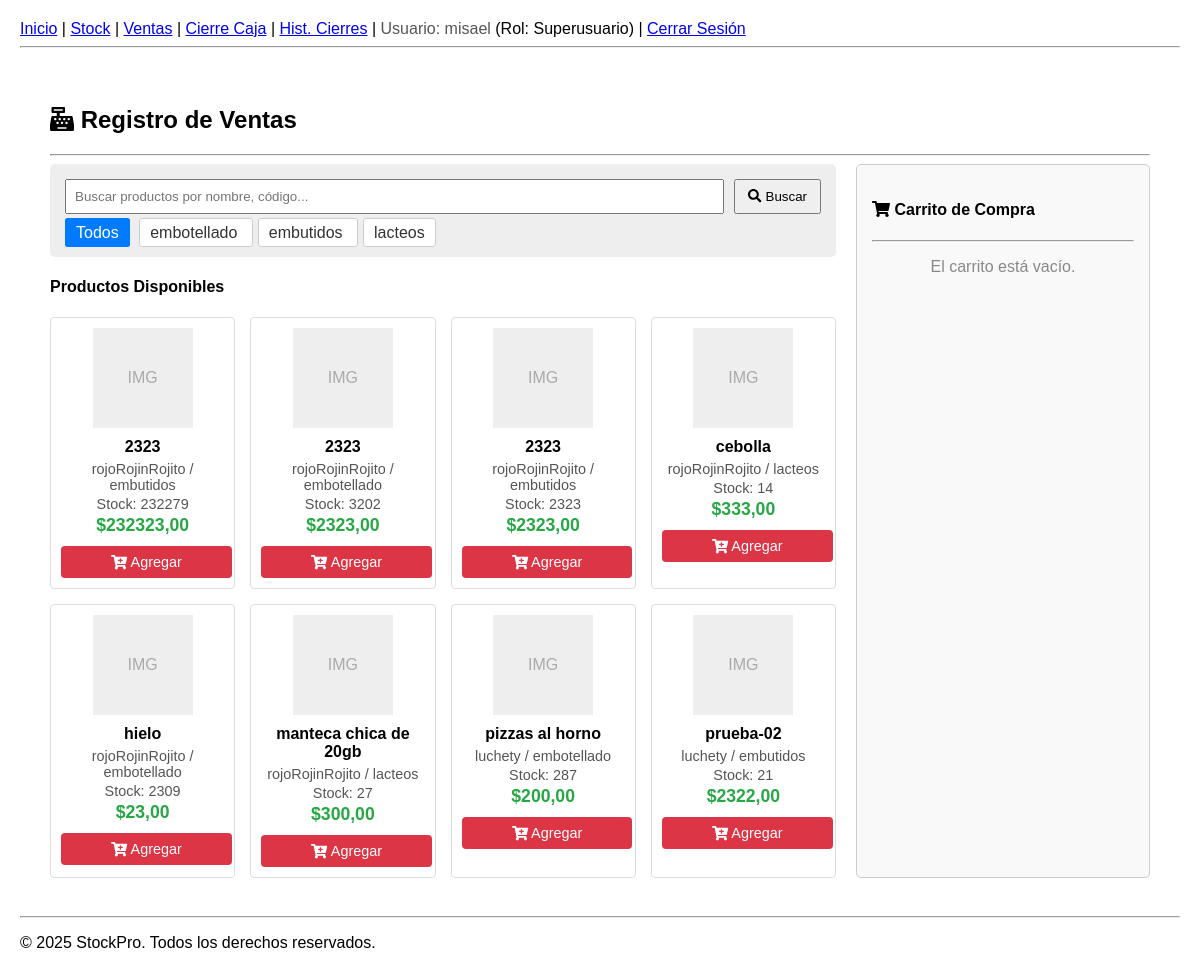
/sales/ (signed in), run on an earlier commit of the app's database.
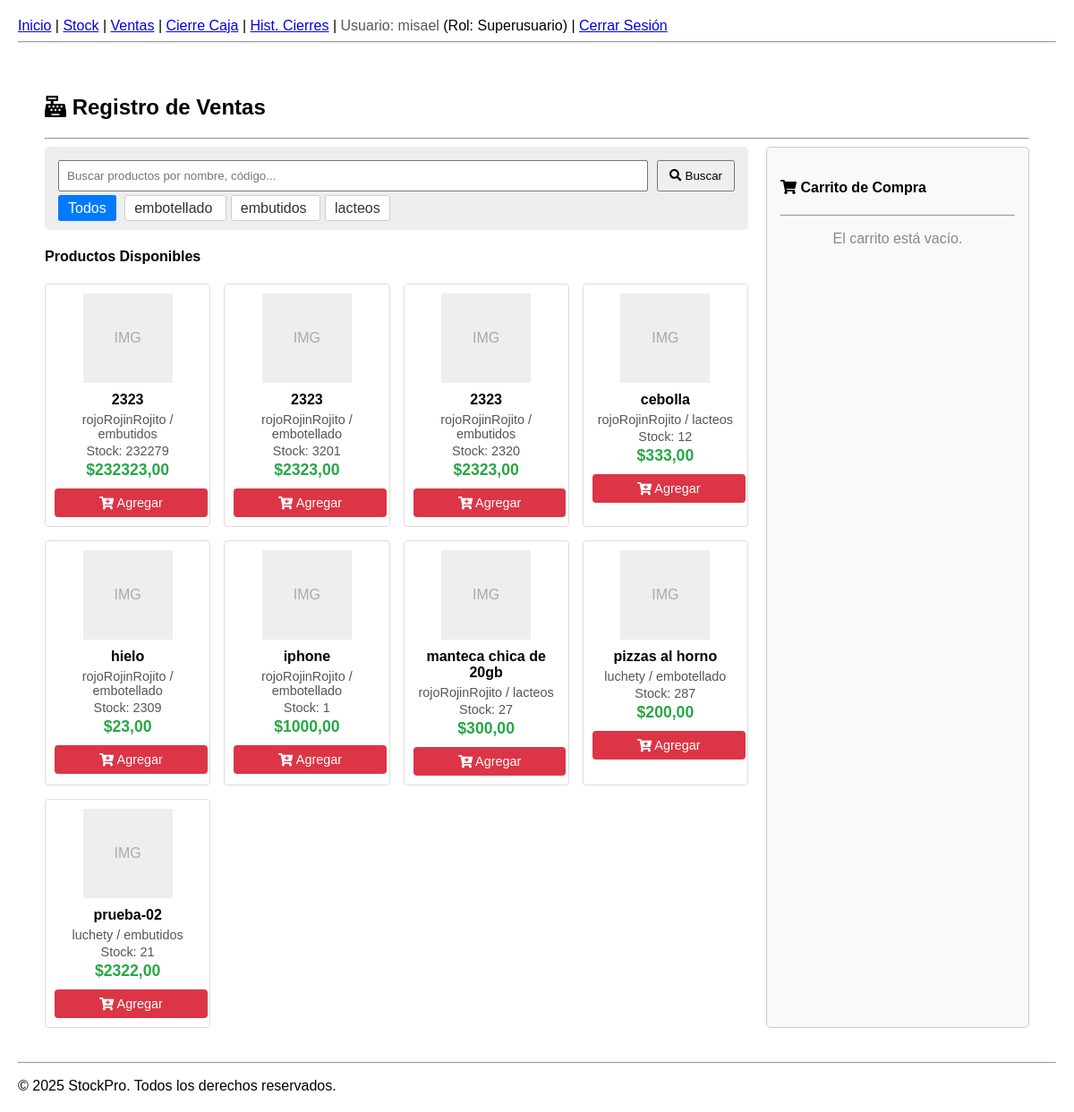
And on a later commit of the database.
### applications/stock/models.py (models this page shows, shortened)
class Category(models.Model):
    name = models.CharField(max_length=100, unique=True, verbose_name="Nombre Categoría")
    class Meta:
        verbose_name = "Categoría"
        verbose_name_plural = "Categorías"
        ordering = ['name']

class Product(models.Model):
    name = models.CharField(max_length=200, verbose_name="Nombre del Artículo")
    description = models.TextField(blank=True, null=True, verbose_name="Descripción")
    price = models.DecimalField(max_digits=10, decimal_places=2, verbose_name="Precio de Venta")
    brand = models.ForeignKey(Brand, on_delete=models.PROTECT, verbose_name="Marca/Fabricante")
    category = models.ForeignKey(Category, on_delete=models.PROTECT, verbose_name="Categoría")
    stock = models.IntegerField(default=0, verbose_name="Stock Actual") # Inicia en 0, se actualiza por remitos
    bar_code = models.CharField(max_length=50, unique=True, blank=True, null=True, verbose_name="Código de Barras")
    class Meta:
        verbose_name = "Producto"
        verbose_name_plural = "Productos"
        ordering = ['name']

class Brand(models.Model):
    name = models.CharField(max_length=100, unique=True, verbose_name="Nombre Marca/Fabricante")
    class Meta:
        verbose_name = "Marca"
        verbose_name_plural = "Marcas"
        ordering = ['name']

### applications/sales/views.py (the view, shortened to what this page needs)
# urls.py: path('', views.pos_view, name='pos_view'),
@login_required # Asegura que el usuario esté logueado para acceder a ventas
def pos_view(request):
    query = request.GET.get('q', '')
    category_id = request.GET.get('category', None)
    products = Product.objects.select_related('brand', 'category').filter(stock__gt=0) # Solo productos con stock
    if category_id:
        products = products.filter(category_id=category_id)
    categories = Category.objects.all() # Para los botones de filtro
    cart = get_cart(request)
    cart_total = calculate_cart_total(cart)
    cart_items_detailed = []
    product_ids_in_cart = [int(pid) for pid in cart.keys()] # Obtener IDs como enteros
    products_in_cart = Product.objects.in_bulk(product_ids_in_cart) # Consulta eficiente
    context = {
        'products': products.order_by('name'),
        'categories': categories,
        'cart_items': cart_items_detailed, # Usamos la lista detallada
        'cart_total': cart_total,
        'search_query': query,
        'selected_category': int(category_id) if category_id else None,
    }
    return render(request, 'sales/pos_interface.html', context)

### applications/sales/views.py (called while the page is built, shortened)
def get_cart(request):
    cart = request.session.get('cart', {})
    for item in cart.values():
        item['quantity'] = int(item.get('quantity', 0))
        item['price'] = float(item.get('price', 0.0))
    return cart

def calculate_cart_total(cart):
    total = Decimal('0.00') # Inicializar como Decimal
    return total.quantize(Decimal('0.01'))

### applications/sales/templates/sales/pos_interface.html (shortened to what the changed rows need)
{% extends 'base.html' %}
{% load static %}
{% load humanize %}
{% block content %}
<div class="container mt-4">
    <h2><i class="fas fa-cash-register"></i> Registro de Ventas</h2>
    <div class="pos-container">
        <div class="product-section">
            <div class="search-filter-section">
                <div class="category-filters mt-2">
                    <a href="{% url 'sales:pos_view' %}{% if search_query %}?q={{ search_query }}{% endif %}" class="btn {% if not selected_category %}active{% endif %}">Todos</a>
                    {% for category in categories %}
                    <a href="{% url 'sales:pos_view' %}?category={{ category.id }}{% if search_query %}&q={{ search_query }}{% endif %}"
                       class="btn {% if selected_category == category.id %}active{% endif %}">
                       {{ category.name }}
                    </a>
                    {% endfor %}
                </div>
            </div>
            <div class="product-grid">
                {% for product in products %}
                <div class="product-card">
                    <div style="width:100px; height:100px; background:#eee; margin: 0 auto 10px auto; display:flex; align-items:center; justify-content:center; color:#aaa;">IMG</div>
                    <h5>{{ product.name }}</h5>
                    <p>{{ product.brand.name }} / {{ product.category.name }}</p>
                    <p>Stock: {{ product.stock }}</p>
                    <p class="price">${{ product.price|floatformat:2 }}</p>
                     <a href="{% url 'sales:add_to_cart' product.id %}?q={{ search_query|default:'' }}&category={{ selected_category|default:'' }}" class="btn btn-danger">
                        <i class="fas fa-cart-plus"></i> Agregar
                    </a>
                </div>
                {% empty %}
                <p>No se encontraron productos con los filtros seleccionados.</p>
                {% endfor %}
            </div>
        </div>
    </div>
</div>
{% endblock %}

What changed in the data, as far as the page shows it:
changed Product (number 2 of 9 on the later page): stock "3202" → "3201"
changed Product (number 3 of 9 on the later page): stock "2323" → "2320"
changed Product "cebolla": stock "14" → "12"
added Product: name "iphone", brand.name "rojoRojinRojito", category.name "embotellado", stock "1", price "1000,00"
